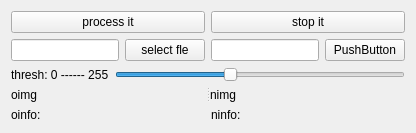
      <widget class="QWidget" name="tab_20">
       <attribute name="title">
        <string>hull</string>
       </attribute>
       <layout class="QVBoxLayout" name="verticalLayout_27">
        <item>
         <layout class="QVBoxLayout" name="verticalLayout_26">
          <item>
           <layout class="QHBoxLayout" name="horizontalLayout_100">
            <item>
             <widget class="QPushButton" name="pushButton_99">
              <property name="text">
               <string>process it</string>
              </property>
             </widget>
            </item>
            <item>
             <widget class="QPushButton" name="pushButton_100">
              <property name="text">
               <string>stop it</string>
              </property>
             </widget>
            </item>
           </layout>
          </item>
          <item>
           <layout class="QHBoxLayout" name="horizontalLayout_101">
            <item>
             <widget class="QLineEdit" name="lineEdit_49"/>
            </item>
            <item>
             <widget class="QPushButton" name="pushButton_101">
              <property name="text">
               <string>select fle</string>
              </property>
             </widget>
            </item>
            <item>
             <widget class="QLineEdit" name="lineEdit_50"/>
            </item>
            <item>
             <widget class="QPushButton" name="pushButton_102">
              <property name="text">
               <string>PushButton</string>
              </property>
             </widget>
            </item>
           </layout>
          </item>
          <item>
           <layout class="QHBoxLayout" name="horizontalLayout_102">
            <item>
             <widget class="QLabel" name="label_136">
              <property name="text">
               <string>thresh: 0 ------ 255</string>
              </property>
             </widget>
            </item>
            <item>
             <widget class="QSlider" name="horizontalSlider_29">
              <property name="maximum">
               <number>255</number>
              </property>
              <property name="singleStep">
               <number>1</number>
              </property>
              <property name="pageStep">
               <number>10</number>
              </property>
              <property name="value">
               <number>100</number>
              </property>
              <property name="orientation">
               <enum>Qt::Horizontal</enum>
              </property>
             </widget>
            </item>
           </layout>
          </item>
          <item>
           <widget class="QSplitter" name="splitter_24">
            <property name="sizePolicy">
             <sizepolicy hsizetype="Expanding" vsizetype="Expanding">
              <horstretch>0</horstretch>
              <verstretch>0</verstretch>
             </sizepolicy>
            </property>
            <property name="orientation">
             <enum>Qt::Horizontal</enum>
            </property>
            <widget class="QLabel" name="label_137">
             <property name="sizePolicy">
              <sizepolicy hsizetype="Preferred" vsizetype="Expanding">
               <horstretch>0</horstretch>
               <verstretch>0</verstretch>
              </sizepolicy>
             </property>
             <property name="text">
              <string>oimg</string>
             </property>
            </widget>
            <widget class="QWidget" name="layoutWidget_34">
             <layout class="QGridLayout" name="gridLayout_26">
              <item row="0" column="0">
               <widget class="QLabel" name="label_138">
                <property name="sizePolicy">
                 <sizepolicy hsizetype="Preferred" vsizetype="Preferred">
                  <horstretch>0</horstretch>
                  <verstretch>0</verstretch>
                 </sizepolicy>
                </property>
                <property name="text">
                 <string>nimg</string>
                </property>
               </widget>
              </item>
             </layout>
            </widget>
           </widget>
          </item>
          <item>
           <layout class="QHBoxLayout" name="horizontalLayout_103">
            <item>
             <widget class="QLabel" name="label_139">
              <property name="sizePolicy">
               <sizepolicy hsizetype="Preferred" vsizetype="Minimum">
                <horstretch>0</horstretch>
                <verstretch>0</verstretch>
               </sizepolicy>
              </property>
              <property name="maximumSize">
               <size>
                <width>16777215</width>
                <height>32</height>
               </size>
              </property>
              <property name="text">
               <string>oinfo:</string>
              </property>
             </widget>
            </item>
            <item>
             <widget class="QLabel" name="label_140">
              <property name="sizePolicy">
               <sizepolicy hsizetype="Preferred" vsizetype="Minimum">
                <horstretch>0</horstretch>
                <verstretch>0</verstretch>
               </sizepolicy>
              </property>
              <property name="maximumSize">
               <size>
                <width>16777215</width>
                <height>32</height>
               </size>
              </property>
              <property name="text">
               <string>ninfo:</string>
              </property>
             </widget>
            </item>
           </layout>
          </item>
         </layout>
        </item>
       </layout>
      </widget>
